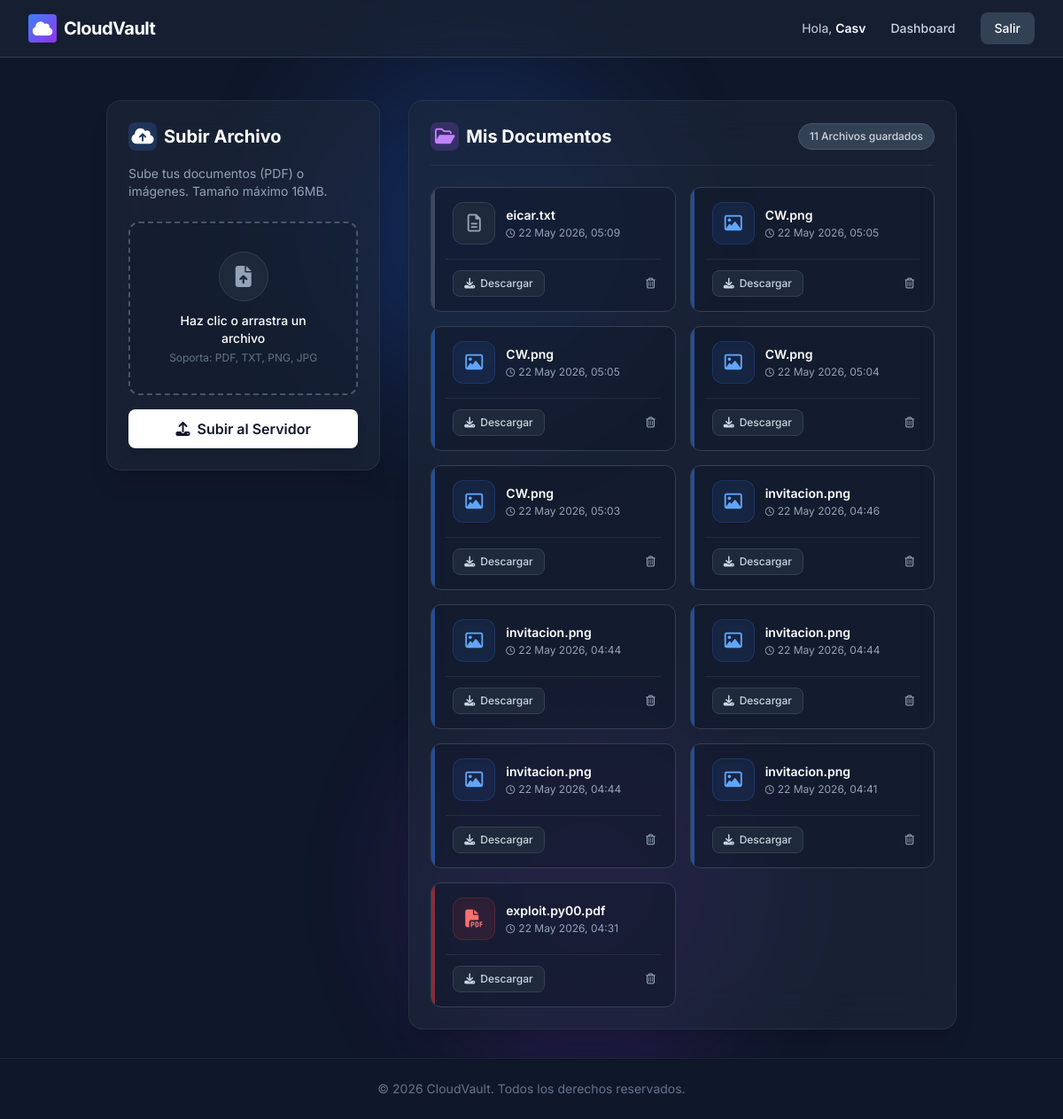
The app's page /dashboard (signed in) with its own data.
### app/models.py (models this page shows, shortened)
class User(db.Model, UserMixin):
    id = db.Column(db.Integer, primary_key=True)
    username = db.Column(db.String(20), unique=True, nullable=False)
    email = db.Column(db.String(120), unique=True, nullable=False)
    password = db.Column(db.String(60), nullable=False)
    files = db.relationship('UploadedFile', backref='owner', lazy=True)

class UploadedFile(db.Model):
    id = db.Column(db.Integer, primary_key=True)
    filename = db.Column(db.String(255), nullable=False)
    original_filename = db.Column(db.String(255), nullable=False)
    upload_date = db.Column(db.DateTime, nullable=False, default=datetime.utcnow)
    user_id = db.Column(db.Integer, db.ForeignKey('user.id'), nullable=False)

### app/routes.py (the view)
@main.route("/dashboard")
@login_required
def dashboard():
    files = UploadedFile.query.filter_by(user_id=current_user.id).order_by(UploadedFile.upload_date.desc()).all()
    return render_template('dashboard.html', title='Dashboard - Mis Archivos', files=files)

### app/models.py (called while the page is built)
@login_manager.user_loader
def load_user(user_id):
    return User.query.get(int(user_id))

### app/templates/dashboard.html (shortened to what this page needs)
{% extends "base.html" %}
{% block content %}
<div class="max-w-6xl mx-auto mt-4">
    <div class="flex flex-col lg:flex-row gap-8">
        <div class="lg:w-1/3">
            <div class="bg-slate-800/60 backdrop-blur-xl rounded-2xl shadow-xl border border-slate-700/50 p-6 sticky top-24">
                <h2 class="text-xl font-bold text-white mb-4 flex items-center gap-2">
                    <div class="w-8 h-8 rounded-lg bg-primary-500/20 text-primary-400 flex items-center justify-center">
                        <i class="fa-solid fa-cloud-arrow-up"></i>
                    </div>
                    Subir Archivo
                </h2>
                <p class="text-sm text-slate-400 mb-6">Sube tus documentos (PDF) o imágenes. Tamaño máximo 16MB.</p>
                <form action="{{ url_for('main.upload_file') }}" method="POST" enctype="multipart/form-data" class="space-y-4">
                    <div class="border-2 border-dashed border-slate-600 rounded-xl p-8 text-center hover:border-primary-500 transition-colors bg-slate-900/30 group relative">
                        <div class="flex flex-col items-center justify-center space-y-3 pointer-events-none">
                            <div class="w-14 h-14 bg-slate-800 rounded-full flex items-center justify-center group-hover:bg-primary-500/20 group-hover:text-primary-400 transition-colors shadow-inner border border-slate-700">
                                <i class="fa-solid fa-file-arrow-up text-2xl text-slate-400 group-hover:text-primary-400"></i>
                            </div>
                            <div>
                                <p class="text-sm font-medium text-white group-hover:text-primary-400 transition-colors">Haz clic o arrastra un archivo</p>
                                <p class="text-xs text-slate-500 mt-1">Soporta: PDF, TXT, PNG, JPG</p>
                            </div>
                        </div>
                    </div>
                    <button type="submit" class="w-full bg-white text-slate-900 hover:bg-slate-100 font-semibold py-2.5 rounded-lg shadow-lg transition-all transform hover:-translate-y-0.5 focus:outline-none focus:ring-2 focus:ring-offset-2 focus:ring-offset-slate-900 focus:ring-white flex justify-center items-center gap-2">
                        <i class="fa-solid fa-upload"></i> Subir al Servidor
                    </button>
                </form>
            </div>
        </div>
        <div class="lg:w-2/3">
            <div class="bg-slate-800/60 backdrop-blur-xl rounded-2xl shadow-xl border border-slate-700/50 p-6 min-h-[500px]">
                <div class="flex justify-between items-center mb-6 pb-4 border-b border-slate-700/50">
                    <h2 class="text-xl font-bold text-white flex items-center gap-2">
                        <div class="w-8 h-8 rounded-lg bg-purple-500/20 text-purple-400 flex items-center justify-center">
                            <i class="fa-regular fa-folder-open"></i>
                        </div>
                        Mis Documentos
                    </h2>
                    <span class="bg-slate-700 text-slate-300 text-xs font-medium px-3 py-1.5 rounded-full border border-slate-600">{{ files|length }} Archivos guardados</span>
                </div>
                {% if files %}
                    <div class="grid grid-cols-1 md:grid-cols-2 gap-4">
                        {% for file in files %}
                        <div class="bg-slate-900/50 border border-slate-700 rounded-xl p-4 flex flex-col hover:border-slate-500 transition-colors group relative overflow-hidden">
                            <div class="absolute top-0 left-0 w-1 h-full
                                {% if file.original_filename.endswith('.pdf') %} bg-red-500
                                {% elif file.original_filename.endswith('.png') or file.original_filename.endswith('.jpg') or file.original_filename.endswith('.jpeg') %} bg-blue-500
                                {% else %} bg-slate-500 {% endif %} opacity-50 group-hover:opacity-100 transition-opacity"></div>
                            <div class="flex items-start justify-between mb-4 pl-2">
                                <div class="flex items-center gap-3 overflow-hidden">
                                    <div class="w-12 h-12 rounded-xl flex items-center justify-center flex-shrink-0 shadow-inner
                                        {% if file.original_filename.endswith('.pdf') %} bg-red-500/10 text-red-400 border border-red-500/20
                                        {% elif file.original_filename.endswith('.png') or file.original_filename.endswith('.jpg') or file.original_filename.endswith('.jpeg') %} bg-blue-500/10 text-blue-400 border border-blue-500/20
                                        {% else %} bg-slate-800 text-slate-400 border border-slate-700 {% endif %}">
                                        {% if file.original_filename.endswith('.pdf') %}
                                            <i class="fa-solid fa-file-pdf text-xl"></i>
                                        {% elif file.original_filename.endswith('.png') or file.original_filename.endswith('.jpg') or file.original_filename.endswith('.jpeg') %}
                                            <i class="fa-regular fa-image text-xl"></i>
                                        {% else %}
                                            <i class="fa-regular fa-file-lines text-xl"></i>
                                        {% endif %}
                                    </div>
                                    <div class="overflow-hidden">
                                        <h3 class="text-sm font-semibold text-white truncate" title="{{ file.original_filename }}">{{ file.original_filename }}</h3>
                                        <p class="text-xs text-slate-400 mt-0.5 flex items-center gap-1">
                                            <i class="fa-regular fa-clock text-[10px]"></i> {{ file.upload_date.strftime('%d %b %Y, %H:%M') }}
                                        </p>
                                    </div>
                                </div>
                            </div>
                            <div class="mt-auto pt-3 flex items-center justify-between border-t border-slate-700/50 pl-2">
                                <a href="{{ url_for('main.download_file', filename=file.filename) }}" class="text-xs font-medium text-slate-300 hover:text-primary-400 flex items-center gap-1.5 transition-colors bg-slate-800 hover:bg-slate-700 px-3 py-1.5 rounded-lg border border-slate-700">
                                    <i class="fa-solid fa-download"></i> Descargar
                                </a>
                                <form action="{{ url_for('main.delete_file', file_id=file.id) }}" method="POST" class="inline" onsubmit="return confirm('¿Estás seguro de que deseas eliminar este archivo de forma permanente?');">
                                    <button type="submit" class="text-xs font-medium text-slate-400 hover:text-red-400 flex items-center gap-1.5 transition-colors p-1.5 rounded-lg hover:bg-red-500/10">
                                        <i class="fa-regular fa-trash-can"></i>
                                    </button>
                                </form>
                            </div>
                        </div>
                        {% endfor %}
                    </div>
                {% endif %}
            </div>
        </div>
    </div>
</div>
{% endblock %}

### app/templates/base.html (shortened to what this page needs)
<!DOCTYPE html>
<html lang="es">
<head>
    <script src="https://cdn.tailwindcss.com"></script>
    <link rel="stylesheet" href="https://cdnjs.cloudflare.com/ajax/libs/font-awesome/6.4.0/css/all.min.css">
    <link rel="stylesheet" href="{{ url_for('static', filename='css/style.css') }}">
</head>
<body class="bg-slate-900 text-white min-h-screen flex flex-col antialiased">
    <nav class="bg-slate-800/50 backdrop-blur-md border-b border-slate-700 sticky top-0 z-50">
        <div class="max-w-7xl mx-auto px-4 sm:px-6 lg:px-8">
            <div class="flex items-center justify-between h-16">
                <div class="flex items-center">
                    <a href="{{ url_for('main.home') }}" class="flex items-center gap-2">
                        <div class="w-8 h-8 rounded bg-gradient-to-br from-primary-500 to-purple-600 flex items-center justify-center font-bold text-lg">
                            <i class="fa-solid fa-cloud"></i>
                        </div>
                        <span class="font-bold text-xl tracking-tight">CloudVault</span>
                    </a>
                </div>
                <div>
                    <div class="ml-4 flex items-center md:ml-6 gap-4">
                        {% if current_user.is_authenticated %}
                            <span class="text-sm text-slate-300">Hola, <span class="font-semibold text-white">{{ current_user.username }}</span></span>
                            <a href="{{ url_for('main.dashboard') }}" class="text-slate-300 hover:text-white px-3 py-2 rounded-md text-sm font-medium transition-colors">Dashboard</a>
                            <a href="{{ url_for('main.logout') }}" class="bg-slate-700 hover:bg-slate-600 text-white px-4 py-2 rounded-lg text-sm font-medium transition-all">Salir</a>
                        {% endif %}
                    </div>
                </div>
            </div>
        </div>
    </nav>
    <main class="flex-grow container mx-auto px-4 sm:px-6 lg:px-8 py-8 relative">
        <div class="absolute bottom-0 right-1/4 w-96 h-96 bg-purple-600/20 rounded-full blur-3xl -z-10 animate-pulse-slow delay-1000"></div>
        {% block content %}{% endblock %}
    </main>
    <footer class="bg-slate-900 border-t border-slate-800 py-6 mt-auto">
        <div class="max-w-7xl mx-auto px-4 sm:px-6 lg:px-8 text-center">
            <p class="text-slate-500 text-sm">&copy; 2026 CloudVault. Todos los derechos reservados.</p>
        </div>
    </footer>
</body>
</html>

### app/static/css/style.css (style rules this page uses)
.animate-pulse-slow { animation: pulseSlow 8s cubic-bezier(0.4, 0, 0.6, 1) infinite; }
.delay-1000 { animation-delay: 1s; }

### records on screen
User: username "Casv"
UploadedFile: original_filename "eicar.txt", upload_date "22 May 2026, 05:09"
UploadedFile: original_filename "CW.png", upload_date "22 May 2026, 05:05"
UploadedFile: original_filename "CW.png", upload_date "22 May 2026, 05:05"
UploadedFile: original_filename "CW.png", upload_date "22 May 2026, 05:04"
UploadedFile: original_filename "CW.png", upload_date "22 May 2026, 05:03"
UploadedFile: original_filename "invitacion.png", upload_date "22 May 2026, 04:46"
UploadedFile: original_filename "invitacion.png", upload_date "22 May 2026, 04:44"
UploadedFile: original_filename "invitacion.png", upload_date "22 May 2026, 04:44"
UploadedFile: original_filename "invitacion.png", upload_date "22 May 2026, 04:44"
UploadedFile: original_filename "invitacion.png", upload_date "22 May 2026, 04:41"
UploadedFile: original_filename "exploit.py00.pdf", upload_date "22 May 2026, 04:31"

### other values on screen
{{ files|length }} "11"
